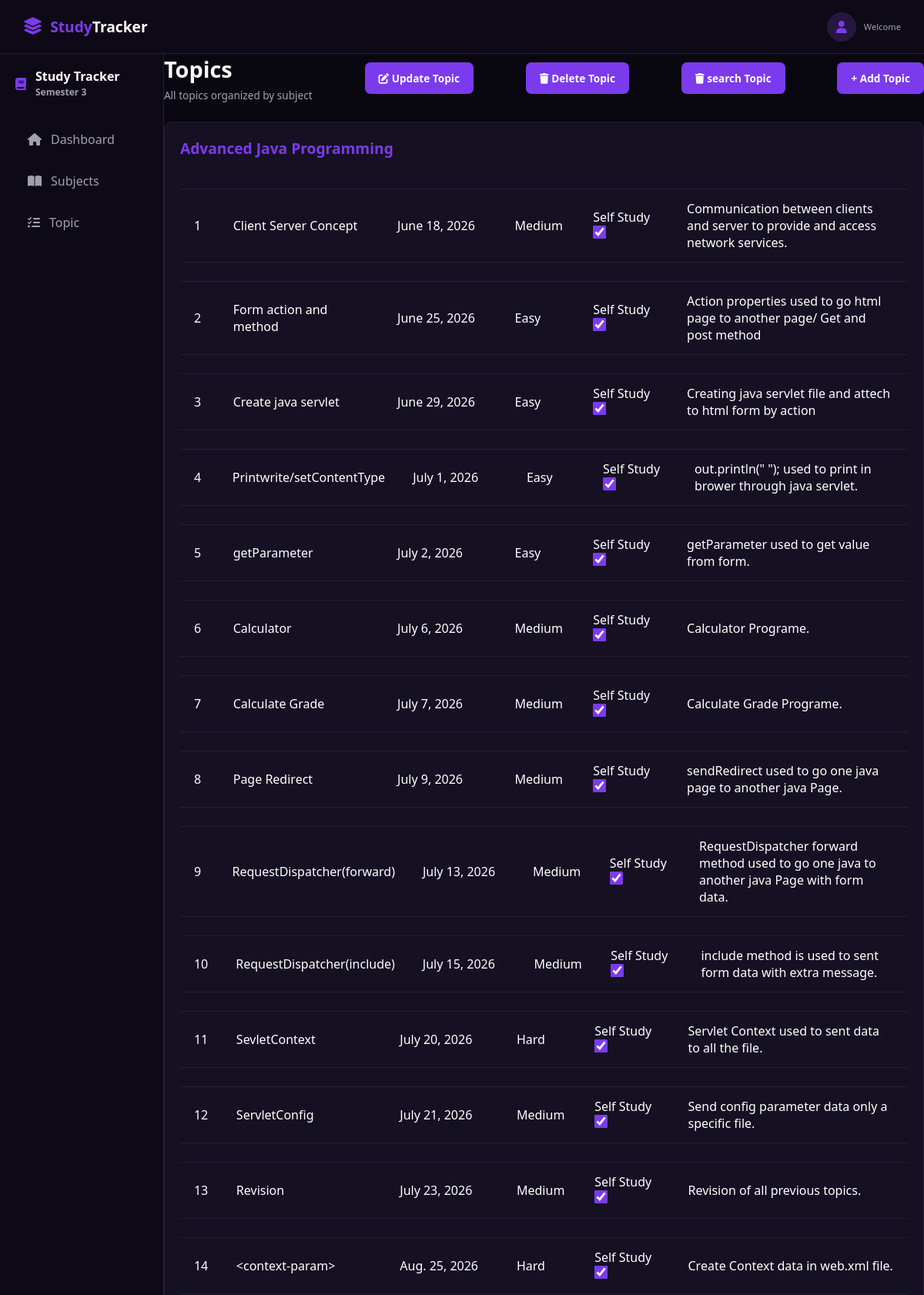
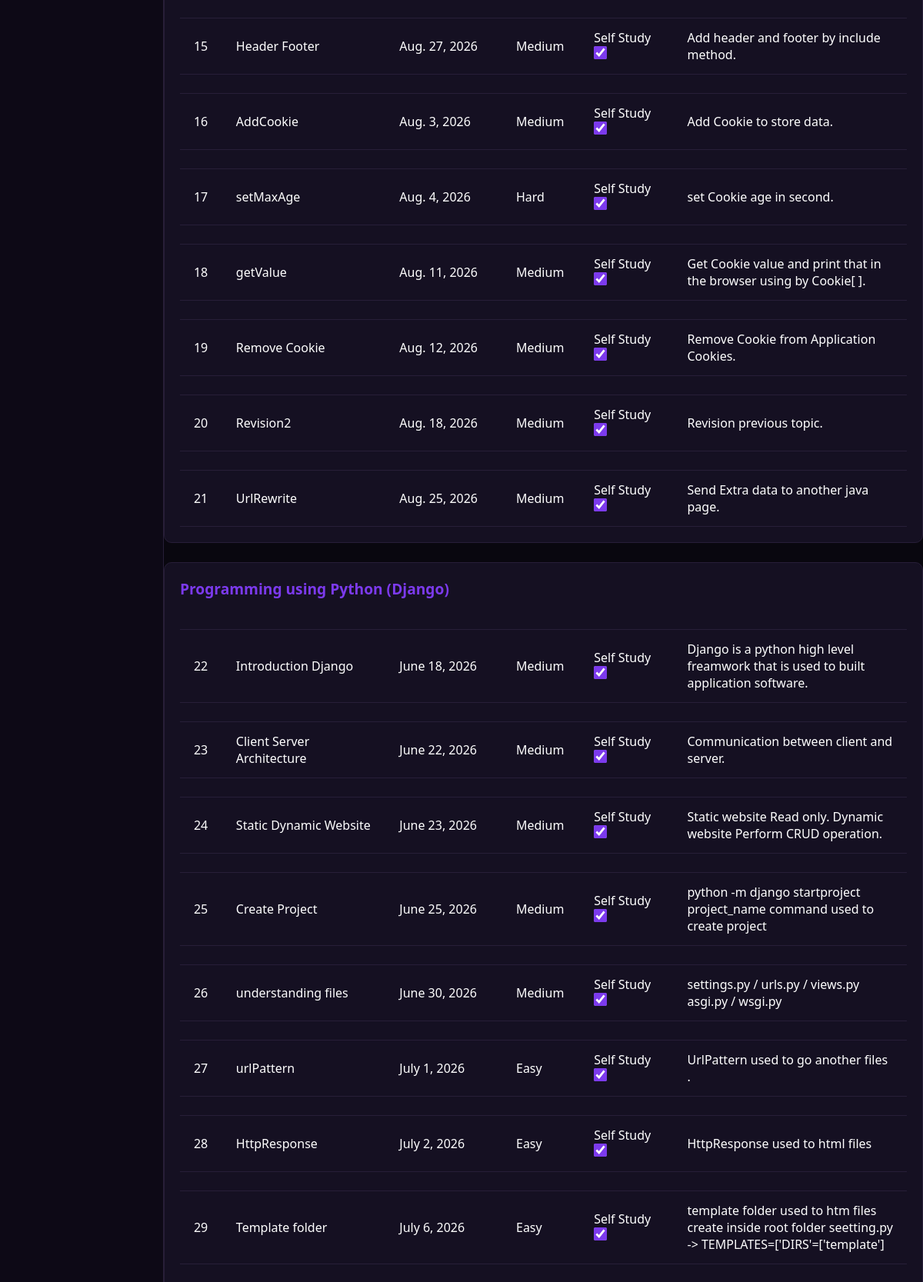
Page /topics/ (upper part) on the committed database (2 pictures, top to bottom).
### Subjects/models.py (models this page shows, shortened)
class Subjects(models.Model):
    sub_id=models.CharField(primary_key=True)
    sub_code=models.CharField()
    sub_name=models.CharField()
    sub_type=models.CharField()
    sub_nature=models.CharField()
    credit=models.IntegerField()
    prog=models.IntegerField()
    desc=models.CharField()

### Topics/models.py (models this page shows, shortened)
class Topics(models.Model):
    topic_id=models.CharField(primary_key=True)
    sub_id=models.ForeignKey(
        Subjects,
        on_delete=models.SET_NULL,
        null=True,
        blank=True
    )
    topic_name=models.CharField()
    topic_nature=models.CharField()
    date_studied=models.DateField()
    difficulty=models.CharField()
    self_study=models.CharField(null=True)
    overview=models.CharField()

### Topics/views.py (the view)
# urls.py: path('',views.alltopics,name="alltopics"),
def alltopics(request):
    sub=Subjects.objects.all()
    data=Topics.objects.all()
    context={
        "sub":sub,
        "data":data
    }
    return render(request,"topics/alltopics.html",context)

### templates/topics/alltopics.html (shortened to what this page needs)
{% extends 'base.html' %}
{% block 'content' %}
<div class="app-container">
    <aside class="sidebar">
        <div class="brand">
            <i class="fas fa-book"></i>
            <h2>
                Study Tracker
                <span>Semester 3</span>
            </h2>
        </div>
        <nav class="nav-menu">
            <a href="/deshboard_subjects/" class="nav-item ">
                <i class="fas fa-home"></i>
                Dashboard
            </a>
            <a href="/subjects/" class="nav-item">
                <i class="fas fa-book-open"></i>
                Subjects
            </a>
            <a href="/topics/" class="nav-item">
                <i class="fas fa-tasks"></i>
                Topic
            </a>
        </nav>
    </aside>
    <div class="topic-page">
    <div class="topic-page-header">
        <div>
            <h1>Topics</h1>
            <p>All topics organized by subject</p>
        </div>
        <a href="/topics/searchupdate/" class="add-subject-btn">
            <i class="fa-solid fa-pen-to-square"></i>       Update Topic
        </a>
        <a href="/topics/searchdelete/" class="add-subject-btn">
            <i class="fas fa-trash"></i>        Delete Topic
        </a>
        <a href="/topics/searchtopic/" class="add-subject-btn">
            <i class="fas fa-trash"></i>        search Topic
        </a>
        <a href="/topics/add/" class="add-subject-btn" >+ Add Topic</a>
    </div>
{% for i in sub %}
    <div class="topic-section">
        <h2>{{i.sub_name}}</h2>
        {% for j in data %}
        <div class="topic-list">
            {% if i.sub_id == j.sub_id_id %}
            <table>
            <div class="topic-item">
                <tr>
                <td style="width:50px"><span>{{forloop.counter}}</span></td>
                <td style="width:210px"><p>{{j.topic_name}}</p></td>
                <td style="width:150px"><p>{{j.date_studied}}</p></td>
                <td style="width:100px"><p>{{j.difficulty}}</p></td>
                <td style="width:120px"><p >Self Study      <input type="checkbox" {% if j.self_study != null and j.self_study == "on" %}checked{% endif %} class="topic-checkbox"></p></td>
                <td style="width:300px"><p>{{j.overview}}</p></td>
                </tr>
            </div>
            </table>
            {% endif %}
        </div>
        {% endfor %}
    </div>
    {% endfor %}
</div>
    </div>
{% endblock %}

### Semester_3_Study_Tracker/static/css/style.css (style rules this page uses)
:root { --bg-dark: #09070f; --card-bg: #151022; --sidebar-bg: #0d0916; --purple-primary: #7c3aed; --purple-hover: #6d28d9; --purple-light: #261642; --text-white: #ffffff; --text-muted: #a1a1aa; --border-color: #271e38; --danger-color: #ef4444; --danger-hover: #dc2626; }
* { margin: 0; padding: 0; box-sizing: border-box; font-family: 'Segoe UI', Tahoma, Geneva, Verdana, sans-serif; }
body { background-color: var(--bg-dark); color: var(--text-white); min-height: 100vh; }
.app-container { display: flex; min-height: 100vh; }
.sidebar { width: 250px; background-color: var(--sidebar-bg); border-right: 1px solid var(--border-color); padding: 20px; display: flex; flex-direction: column; }
.brand { display: flex; align-items: center; gap: 12px; color: var(--purple-primary); margin-bottom: 30px; }
.brand h2 { font-size: 1rem; color: var(--text-white); line-height: 1.2; }
.brand h2 span { font-size: 0.75rem; color: var(--text-muted); }
.nav-menu { display: flex; flex-direction: column; gap: 8px; flex: 1; }
.nav-item { display: flex; align-items: center; gap: 12px; padding: 12px 16px; color: var(--text-muted); text-decoration: none; border-radius: 8px; transition: 0.3s; }
table { width: 100%; border-collapse: collapse; text-align: left; }
th, td { padding: 14px 18px; border-bottom: 1px solid var(--border-color); }
.add-subject-btn { background: var(--purple-primary); color: white; padding: 11px 18px; border-radius: 7px; text-decoration: none; font-size: 0.85rem; font-weight: 600; transition: 0.3s; }
.topic-page { width: 100%; }
.topic-page-header { display: flex; justify-content: space-between; align-items: center; margin-bottom: 25px; }
.topic-page-header h1 { font-size: 1.8rem; margin-bottom: 5px; }
.topic-page-header p { color: var(--text-muted); font-size: 0.85rem; }
.topic-section { max-width: 1200px; margin-bottom: 25px; background: var(--card-bg); border: 1px solid var(--border-color); border-radius: 10px; padding: 20px; }
.topic-section h2 { color: var(--purple-primary); font-size: 1.2rem; margin-bottom: 15px; }
.topic-list { display: flex; flex-direction: column; }
.topic-item { display: flex; align-items: center; gap: 12px; padding: 12px 5px; border-bottom: 1px solid var(--border-color); }
.topic-checkbox { width: 17px; height: 17px; accent-color: var(--purple-primary); cursor: pointer; }

### rows in the picture
Subjects: sub_name "Advanced Java Programming"
Topics: topic_name "Client Server Concept", date_studied "June 18, 2026", difficulty "Medium", self_study "☑", overview "Communication between clients and server to provide and access network services."
Topics: topic_name "Form action and method", date_studied "June 25, 2026", difficulty "Easy", self_study "☑", overview "Action properties used to go html page to another page/ Get and post method"
Topics: topic_name "Create java servlet", date_studied "June 29, 2026", difficulty "Easy", self_study "☑", overview "Creating java servlet file and attech to html form by action"
Topics: topic_name "Printwrite/setContentType", date_studied "July 1, 2026", difficulty "Easy", self_study "☑", overview "out.println(\" \"); used to print in brower through java servlet."
Topics: topic_name "getParameter", date_studied "July 2, 2026", difficulty "Easy", self_study "☑", overview "getParameter used to get value from form."
Topics: topic_name "Calculator", date_studied "July 6, 2026", difficulty "Medium", self_study "☑", overview "Calculator Programe."
Topics: topic_name "Calculate Grade", date_studied "July 7, 2026", difficulty "Medium", self_study "☑", overview "Calculate Grade Programe."
Topics: topic_name "Page Redirect", date_studied "July 9, 2026", difficulty "Medium", self_study "☑", overview "sendRedirect used to go one java page to another java Page."
Topics: topic_name "RequestDispatcher(forward)", date_studied "July 13, 2026", difficulty "Medium", self_study "☑", overview "RequestDispatcher forward method used to go one java to another java Page with form data."
Topics: topic_name "RequestDispatcher(include)", date_studied "July 15, 2026", difficulty "Medium", self_study "☑", overview "include method is used to sent form data with extra message."
Topics: topic_name "SevletContext", date_studied "July 20, 2026", difficulty "Hard", self_study "☑", overview "Servlet Context used to sent data to all the file."
Topics: topic_name "ServletConfig", date_studied "July 21, 2026", difficulty "Medium", self_study "☑", overview "Send config parameter data only a specific file."
Topics: topic_name "Revision", date_studied "July 23, 2026", difficulty "Medium", self_study "☑", overview "Revision of all previous topics."
Topics: topic_name "<context-param>", date_studied "Aug. 25, 2026", difficulty "Hard", self_study "☑", overview "Create Context data in web.xml file."
Topics: topic_name "Header Footer", date_studied "Aug. 27, 2026", difficulty "Medium", self_study "☑", overview "Add header and footer by include method."
Topics: topic_name "AddCookie", date_studied "Aug. 3, 2026", difficulty "Medium", self_study "☑", overview "Add Cookie to store data."
Topics: topic_name "setMaxAge", date_studied "Aug. 4, 2026", difficulty "Hard", self_study "☑", overview "set Cookie age in second."
Topics: topic_name "getValue", date_studied "Aug. 11, 2026", difficulty "Medium", self_study "☑", overview "Get Cookie value and print that in the browser using by Cookie[ ]."
Topics: topic_name "Remove Cookie", date_studied "Aug. 12, 2026", difficulty "Medium", self_study "☑", overview "Remove Cookie from Application Cookies."
Topics: topic_name "Revision2", date_studied "Aug. 18, 2026", difficulty "Medium", self_study "☑", overview "Revision previous topic."
Topics: topic_name "UrlRewrite", date_studied "Aug. 25, 2026", difficulty "Medium", self_study "☑", overview "Send Extra data to another java page."
Subjects: sub_name "Programming using Python (Django)"
Topics: topic_name "Introduction Django", date_studied "June 18, 2026", difficulty "Medium", self_study "☑", overview "Django is a python high level freamwork that is used to built application software."
Topics: topic_name "Client Server Architecture", date_studied "June 22, 2026", difficulty "Medium", self_study "☑", overview "Communication between client and server."
Topics: topic_name "Static Dynamic Website", date_studied "June 23, 2026", difficulty "Medium", self_study "☑", overview "Static website Read only. Dynamic website Perform CRUD operation."
Topics: topic_name "Create Project", date_studied "June 25, 2026", difficulty "Medium", self_study "☑", overview "python -m django startproject project_name command used to create project"
Topics: topic_name "understanding files", date_studied "June 30, 2026", difficulty "Medium", self_study "☑", overview "settings.py / urls.py / views.py asgi.py / wsgi.py"
Topics: topic_name "urlPattern", date_studied "July 1, 2026", difficulty "Easy", self_study "☑", overview "UrlPattern used to go another files ."
Topics: topic_name "HttpResponse", date_studied "July 2, 2026", difficulty "Easy", self_study "☑", overview "HttpResponse used to html files"
Topics: topic_name "Template folder", date_studied "July 6, 2026", difficulty "Easy", self_study "☑", overview "template folder used to htm files create inside root folder seetting.py -> TEMPLATES=['DIRS'=['template']"
